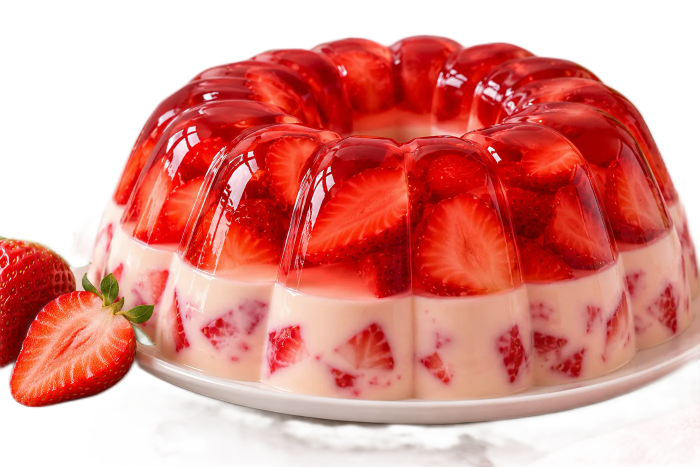
#> input picture fuentes/gelatina-recorte.webp, 1400 x 933 px (shown at 1/2 size)
$ python capas.py
#> lines starting #> are read from the running program, lines starting #| are printed output that depends on the picture; after the words box and inside, x2 and y2 are one past the last pixel; in counts of white or black regions, pixels touching at a corner belong together
"""Separa la foto real de la gelatina en capas para la escena «Capa por capa».

Uso: python3 herramientas/capas.py   (requiere numpy, Pillow y opencv-python-headless)

Entrada:
  fuentes/gelatina-recorte.webp  foto sin fondo (hyperframes remove-background)
Salida (assets/capas/, todas del mismo tamaño para encimarlas sin ajustar nada):
  plato.webp        plato completo dibujado (el de la foto sale cortado)
  leche.webp        capa de leche con trocitos de fresa (de la foto)
  leche-tapa.webp   cara de arriba de la capa de leche (solo se ve al separar)
  fresa.webp        capa de gelatina de fresa (de la foto)
  fresa-mitad.webp  la fresa partida de la foto, suelta, para que flote
Cada archivo tiene además una versión -m (mitad de tamaño) para celular.
"""
import math
import os
import cv2
import numpy as np
from PIL import Image, ImageDraw, ImageFilter

HERE = os.path.dirname(os.path.abspath(__file__))
SRC = os.path.join(HERE, '..', 'fuentes', 'gelatina-recorte.webp')
OUT = os.path.join(HERE, '..', 'assets', 'capas')
rng = np.random.default_rng(3)

# Lienzo final (coordenadas de la foto de 1400×933). Es más ancho que la foto
# porque el plato completo se sale por la derecha.
X0, Y0, CW, CH = 40, 40, 1500, 860

# La gelatina es un anillo: cada altura se ve como una elipse con el mismo centro.
CX, RX, RY = 790, 620, 198
CORTE = 402    # centro de la elipse donde termina la fresa y empieza la leche
BASE = 602     # centro de la elipse donde la leche toca el plato


def arco(x, cy, rx=RX, ry=RY):
    """Altura del borde de enfrente de la elipse en la columna x."""
    t = np.clip(1 - ((x - CX) / rx) ** 2, 0, 1)
    return cy + ry * np.sqrt(t)


im = np.array(Image.open(SRC).convert('RGBA'))
#> im is the input picture: shape (933, 1400, 4); mean R, G, B, A 168.6, 83.1, 75.1, 167
H, W = im.shape[:2]
#> H = 933; W = 1400
rgb, alpha = im[..., :3].copy(), im[..., 3].astype(np.float32) / 255
yy, xx = np.mgrid[0:H, 0:W]

# ---------- Las fresas sueltas de la izquierda no son parte de la gelatina ----------
mitad = Image.new('L', (W, H), 0)
#> mitad: PIL image 1400x933 L; every value is 0
ImageDraw.Draw(mitad).polygon([(18, 700), (40, 640), (100, 595), (170, 578), (238, 598), (270, 650), (278, 720),
                               (258, 782), (202, 814), (110, 818), (40, 792), (16, 750)], fill=255)
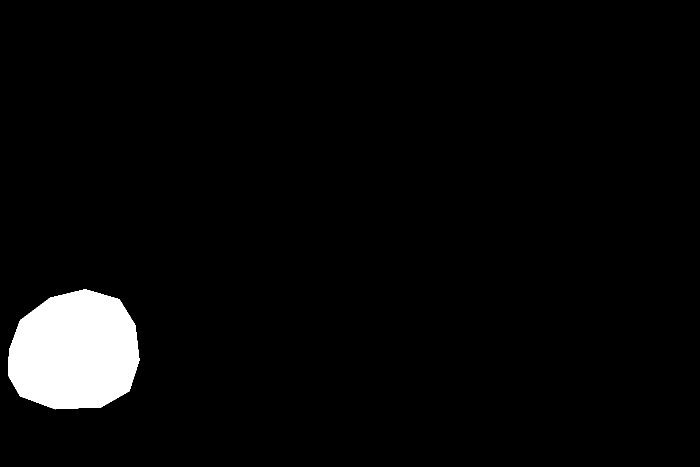
#> mitad: PIL image 1400x933 L (shown at 1/2 size); 3.8% white; 1 white region, box (x1, y1, x2, y2) and area: (16, 578, 279, 819) 50143
mitad = np.array(mitad) > 0
r, g, b = [rgb[..., i].astype(int) for i in range(3)]
hojas = (g > r - 6) & (r < 175) & (xx < 335) & (yy > 525) & (yy < 725) & (alpha > 0.2)
#> hojas: shape (933, 1400) bool; 0.21% white; 14 white regions (8 under 20 px), largest, box (x1, y1, x2, y2) and area: (202, 550, 236, 603) 1123, (260, 611, 308, 645) 1089, (166, 552, 186, 580) 302, (280, 660, 302, 687) 101, (274, 676, 287, 688) 44, (272, 669, 276, 675) 24
hojas = cv2.dilate(hojas.astype(np.uint8), np.ones((11, 11), np.uint8)) > 0
#> hojas: shape (933, 1400) bool; 0.52% white; 5 white regions, box (x1, y1, x2, y2) and area: (197, 541, 241, 608) 2230, (255, 606, 313, 658) 2146, (267, 655, 307, 693) 1124, (161, 547, 195, 590) 998, (131, 521, 148, 538) 246
fresas = mitad | hojas | (xx < 200)
#> fresas: shape (933, 1400) bool; 15.7% white; 1 white region, box (x1, y1, x2, y2) and area: (0, 0, 313, 933) 204970


def borde_fresa():
    """Borde real (ondulado) entre la gelatina roja y la leche, columna por columna."""
    G = rgb[..., 1].astype(float)
    ajuste = lambda x: 317.4 + 281.2 * np.sqrt(np.clip(1 - ((x - 805) / 620) ** 2, 0, 1))
    ys = ajuste(np.arange(W).astype(float))
    for x in range(330, W):
        e, mejor = int(ajuste(x)), None
        for y in range(e - 60, e + 30):
            if G[y - 6:y, x].mean() < 95 and (G[y:y + 14, x] > 112).all():
                mejor = y
        if mejor is not None and abs(mejor - ajuste(x)) < 45:
            ys[x] = mejor
    k = 15
    pad = np.pad(ys, k, mode='edge')
    med = np.array([np.median(pad[i:i + 2 * k + 1]) for i in range(W)])
    caja = np.ones(31) / 31
    return np.convolve(np.pad(med, 15, mode='edge'), caja, mode='valid')


borde = borde_fresa()

# Silueta de la gelatina (sin plato): todo lo que está arriba del borde de la base
gel = (alpha > 0.02) & (yy < arco(xx, BASE) + 2) & (xx >= 200)
#> gel: shape (933, 1400) bool; 56.2% white; 1 black region, box (x1, y1, x2, y2) and area: (0, 0, 1400, 933) 572046
# Lo que tapaban las fresas se rellena con la leche de alrededor
tapadas = cv2.dilate((mitad | hojas).astype(np.uint8), np.ones((9, 9), np.uint8)) > 0
#> tapadas: shape (933, 1400) bool; 4.7% white; 2 white regions, box (x1, y1, x2, y2) and area: (12, 537, 317, 823) 61152, (127, 517, 152, 542) 582
hueco = tapadas & (xx >= 200) & (yy > 520) & (yy < arco(xx, BASE))
#> hueco: shape (933, 1400) bool; 0.96% white; 1 white region, box (x1, y1, x2, y2) and area: (200, 537, 317, 716) 12587
# Se copia la onda de al lado (misma luz, mismos trocitos) y se suaviza la unión
DESP = 132
parche = np.roll(rgb, -DESP, axis=1)
suave = cv2.GaussianBlur(hueco.astype(np.float32), (0, 0), 3)[..., None]
suave = np.maximum(suave, hueco[..., None])
rgb = (rgb * (1 - suave) + parche * suave).astype(np.uint8)
a_gel = np.where(hueco, 1.0, alpha) * ((yy < arco(xx, BASE) + 2) & (xx >= 200))
# Borde inferior suave (donde estaba el plato)
a_gel *= np.clip((arco(xx, BASE) + 2 - yy) / 3, 0, 1)
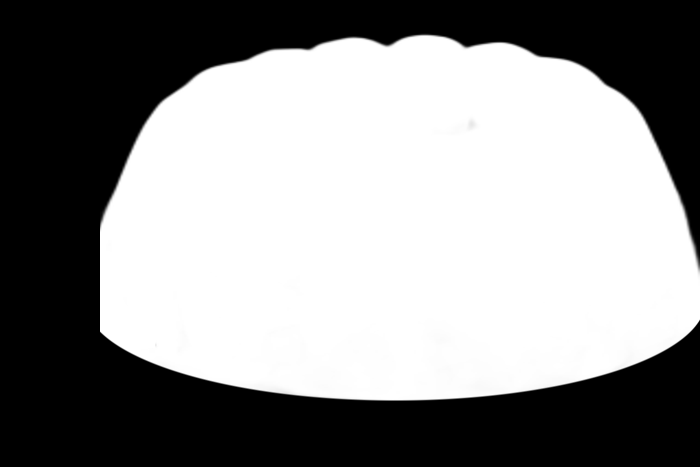
#> a_gel: shape (933, 1400) float32 (shown at 1/2 size); min 0, max 1, mean 0.555

# ---------- Fresa / leche: se cortan por el borde real ----------
corte = borde[xx]
f_fresa = np.clip((corte + 1.5 - yy) / 3, 0, 1)
f_leche = np.clip((yy - corte + 1.5) / 3, 0, 1)


def guardar(rgba, nombre):
    img = Image.fromarray(rgba, 'RGBA')
    lienzo = Image.new('RGBA', (CW, CH), (0, 0, 0, 0))
    lienzo.paste(img, (-X0, -Y0), img)
    lienzo.save(os.path.join(OUT, f'{nombre}.webp'), 'WEBP', quality=86, method=6)
    lienzo.resize((CW // 2, CH // 2), Image.LANCZOS).save(os.path.join(OUT, f'{nombre}-m.webp'), 'WEBP', quality=84, method=6)


def capa(a):
    return np.dstack([rgb, (np.clip(a, 0, 1) * 255).astype(np.uint8)])


orilla = np.clip((xx - 200) / 34, 0, 1)
rgb = (rgb * (0.78 + 0.22 * orilla ** 0.7)[..., None]).astype(np.uint8)
guardar(capa(a_gel * f_fresa), 'fresa')
#> in guardar, `lienzo = Image.new('RGBA', (CW, CH), (0, 0, 0, 0))`: lienzo: PIL image 1500x860 RGBA; every value is 0
#> in guardar, `lienzo.resize((CW // 2, CH // 2), Image.LANCZOS).save(os.path.join(OUT..`:
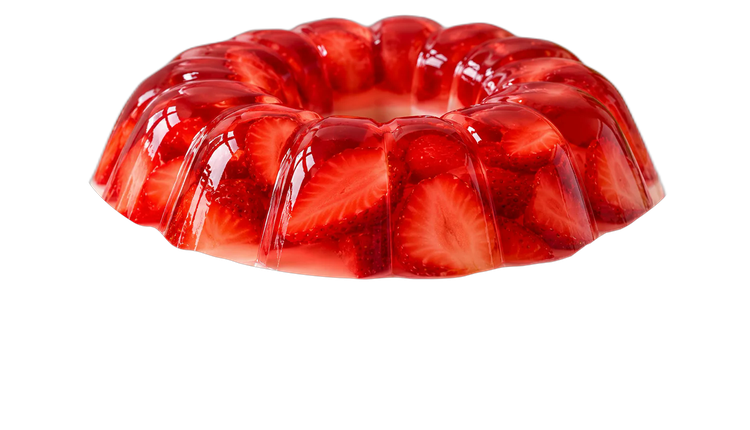
#> saved as fresa-m.webp: PIL image 750x430 RGBA; mean R, G, B, A 74.5, 17.3, 14.5, 92; transparent parts drawn white
guardar(capa(a_gel * f_leche), 'leche')
#> call 2 of guardar, with nombre = 'leche'
#> in guardar (call 2), `lienzo.resize((CW // 2, CH // 2), Image.LANCZOS).save(os.path.join(OUT..`:
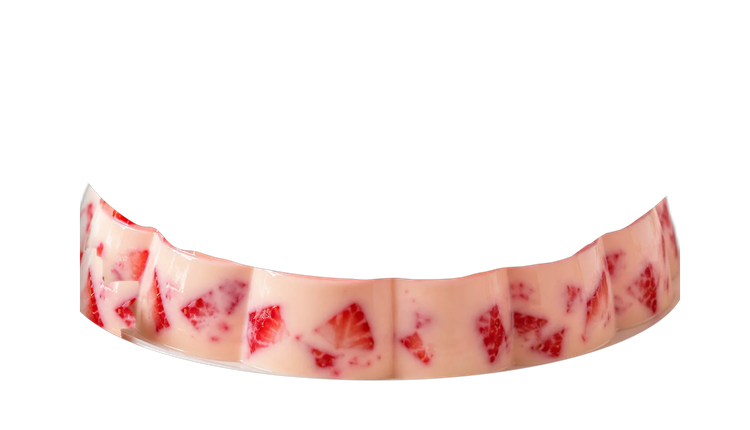
#> saved as leche-m.webp: PIL image 750x430 RGBA; mean R, G, B, A 44.6, 29.7, 27.3, 50.5; transparent parts drawn white

# ---------- Cara de arriba de la leche (dibujada) ----------
# Plano a la altura del corte: el borde de atrás es una elipse y el de enfrente
# es el borde real de la foto, así encaja exacto con la capa de leche.
S = 2  # se dibuja al doble y se reduce para que los bordes queden finos
TCX, TCY, TRX, TRY = 805, 402, 600, 198
ty, tx = np.mgrid[0:H * S, 0:W * S] / S
s_ = np.sqrt(np.clip(1 - ((tx - TCX) / TRX) ** 2, 0, 1))
atras = TCY - TRY * s_
frente = np.interp(tx, np.arange(W), borde) - 0.5
dentro = np.clip(np.minimum(ty - atras, frente - ty) * S / 2, 0, 1) * (np.abs(tx - TCX) < TRX)
# La superficie usa la textura real de la leche de la foto: parches del costado,
# aplanados por la perspectiva (TRY / TRX) y acomodados al azar, sin repetirse.
franja = rgb[620:700, 330:1250]
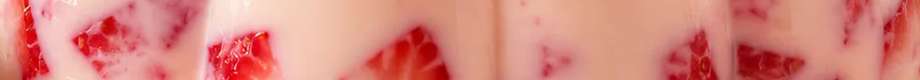
#> franja: shape (80, 920, 3); mean R, G, B 216.6, 133.2, 123.9
media = franja.reshape(-1, 3).mean(0)
#> media = [216.6, 133.2, 123.9]
TW, TH = int(2 * TRX * S) + 8, int(2 * TRY * S) + 8
tex = Image.new('RGB', (TW, TH), tuple(int(c) for c in media))
PW, PH = 70, 70
aplano = TRY / TRX
pw, ph = PW * S, max(8, int(PH * S * aplano))
borde_suave = Image.new('L', (pw, ph), 0)
#> borde_suave: PIL image 140x46 L; every value is 0
ImageDraw.Draw(borde_suave).rectangle([pw * 0.18, ph * 0.18, pw * 0.82, ph * 0.82], fill=255)
#> borde_suave: PIL image 140x46 L; 41.9% white; 1 white region, box (x1, y1, x2, y2) and area: (25, 8, 115, 38) 2700
borde_suave = borde_suave.filter(ImageFilter.GaussianBlur(min(pw, ph) * 0.12))
for gy in range(-ph, TH + ph, int(ph * 0.55)):
    for gx in range(-pw, TW + pw, int(pw * 0.55)):
        sx, sy = rng.integers(0, franja.shape[1] - PW), rng.integers(0, franja.shape[0] - min(PH, franja.shape[0]) + 1)
        parche = Image.fromarray(franja[sy:sy + PH, sx:sx + PW]).resize((pw, ph), Image.LANCZOS)
        if rng.random() < 0.5:
            parche = parche.transpose(Image.FLIP_LEFT_RIGHT)
        tex.paste(parche, (int(gx + rng.integers(-8, 8)), int(gy + rng.integers(-3, 3))), borde_suave)
#> parche: PIL image 140x46 RGB
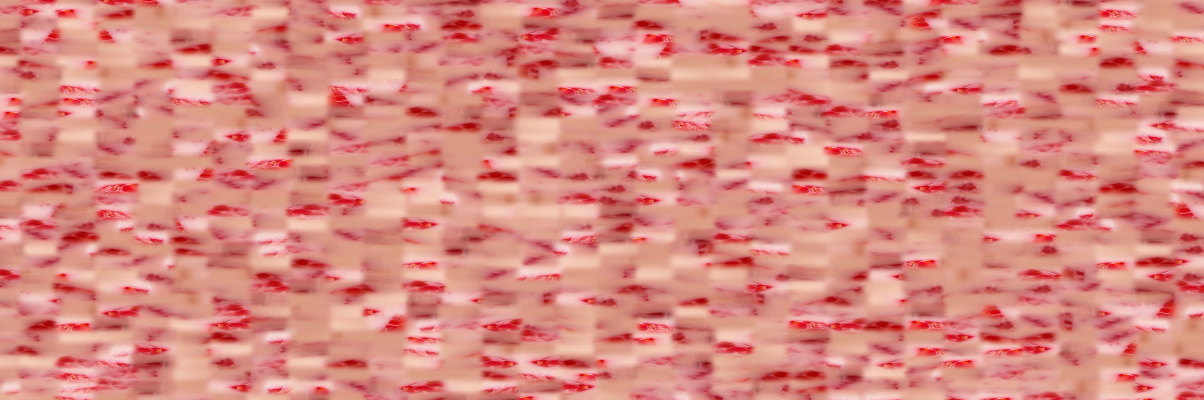
#> tex: PIL image 2408x800 RGB (shown at 1/2 size); mean R, G, B 217.4, 137.4, 128.3
tex = np.array(tex.filter(ImageFilter.GaussianBlur(1.2 * S))).astype(np.float32)
#> tex: shape (800, 2408, 3) float32
ox, oy = (TCX - TRX) * S - 4, (TCY - TRY) * S - 4
col = np.zeros((H * S, W * S, 3), np.float32) + media
col[int(oy):int(oy) + TH, int(ox):int(ox) + TW] = tex[:max(0, min(TH, H * S - int(oy))), :max(0, min(TW, W * S - int(ox)))]
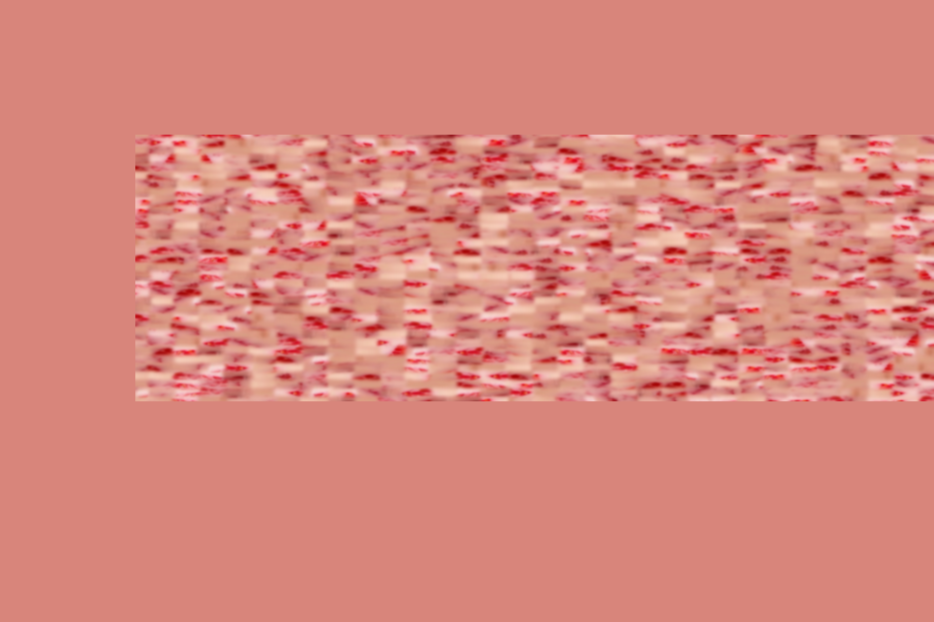
#> col: shape (1866, 2800, 3) float64 (shown at 1/3 size); mean of channels 0, 1, 2 216.9, 134.7, 125.5; drawn as R, G, B
# Película lisa encima: los trocitos se adivinan debajo
col = 0.62 * cv2.GaussianBlur(col, (0, 0), 1.2 * S) + 0.38 * media
# Luz de arriba: más clara al frente, más oscura atrás y en los extremos
v = np.clip((ty - atras) / np.maximum(frente - atras, 1), 0, 1)
luz = 0.9 + 0.16 * v ** 0.8 - 0.1 * np.abs((tx - TCX) / TRX) ** 4
col = np.clip(col * luz[..., None] * np.array([1.0, 1.02, 1.03]), 0, 255)
t = Image.fromarray(np.dstack([col, dentro * 255]).astype(np.uint8), 'RGBA')
t = np.array(t)
t[..., 3] = (dentro * 255).astype(np.uint8)
t = Image.fromarray(t, 'RGBA')
d = ImageDraw.Draw(t)
rx, ry = TRX, TRY
CX, CORTE = TCX, TCY
# Agujero del centro: pared interior en sombra
hole = Image.new('RGBA', t.size, (0, 0, 0, 0))
hr, hry = TRX * 0.37, TRY * 0.37
hg = np.zeros((H * S, W * S, 4), np.float32)
k = np.clip((ty - (CORTE - hry)) / (2 * hry), 0, 1)
hg[..., 0] = 214 - 96 * k
hg[..., 1] = 168 - 98 * k
hg[..., 2] = 156 - 92 * k
mask = Image.new('L', t.size, 0)
ImageDraw.Draw(mask).ellipse([(CX - hr) * S, (CORTE - hry) * S, (CX + hr) * S, (CORTE + hry) * S], fill=255)
hg[..., 3] = np.array(mask)
t.alpha_composite(Image.fromarray(hg.astype(np.uint8), 'RGBA'))
# Brillo húmedo pegado al borde de enfrente
brillo = np.exp(-((frente - ty - 4) / 1.8) ** 2) * dentro * (0.35 + 0.65 * s_)
ta = np.array(t).astype(np.float32)
ta[..., :3] += (255 - ta[..., :3]) * (0.55 * brillo)[..., None]
t = Image.fromarray(np.clip(ta, 0, 255).astype(np.uint8), 'RGBA')
t = np.array(t.resize((W, H), Image.LANCZOS))
# Recortar a la silueta (no puede salirse de la gelatina que la tapa)
t[..., 3] = (t[..., 3].astype(np.float32) * np.clip(a_gel * 1.0, 0, 1)).astype(np.uint8)
guardar(t, 'leche-tapa')

# ---------- Plato completo ----------
PCY, PRX, PRY, GROSOR = 612, 735, 232, 16
p = Image.new('RGBA', (W * 2 * S, H * S), (0, 0, 0, 0))  # más ancho: el plato se sale de la foto
dp = ImageDraw.Draw(p)
dp.ellipse([(CX - PRX) * S, (PCY - PRY + GROSOR) * S, (CX + PRX) * S, (PCY + PRY + GROSOR) * S], fill=(214, 206, 208, 255))
dp.ellipse([(CX - PRX) * S, (PCY - PRY) * S, (CX + PRX) * S, (PCY + PRY) * S], fill=(246, 243, 242, 255))
pa = np.array(p).astype(np.float32)
py_, px_ = np.mgrid[0:H * S, 0:W * 2 * S] / S
dist = np.sqrt(((px_ - CX) / PRX) ** 2 + ((py_ - PCY) / PRY) ** 2)
# Ala del plato: un aro un poco más oscuro y luego el borde brillante
ala = np.clip((dist - 0.80) / 0.06, 0, 1) * np.clip((1.0 - dist) / 0.03, 0, 1)
luz = 1 - 0.05 * ala - 0.03 * np.clip((PCY - py_) / PRY, 0, 1)
top = dist <= 1.0
pa[..., :3] = np.where(top[..., None], pa[..., :3] * luz[..., None], pa[..., :3])
p = Image.fromarray(np.clip(pa, 0, 255).astype(np.uint8), 'RGBA')
b2 = Image.new('RGBA', p.size, (0, 0, 0, 0))
db = ImageDraw.Draw(b2)
db.arc([(CX - PRX + 10) * S, (PCY - PRY + 6) * S, (CX + PRX - 10) * S, (PCY + PRY - 4) * S], 200, 300, fill=(255, 255, 255, 230), width=5 * S)
db.arc([(CX - PRX + 3) * S, (PCY - PRY + 3) * S, (CX + PRX - 3) * S, (PCY + PRY + 2) * S], 30, 150, fill=(255, 255, 255, 200), width=3 * S)
p.alpha_composite(b2.filter(ImageFilter.GaussianBlur(3 * S)))
p = np.array(p.resize((W * 2, H), Image.LANCZOS))
guardar_plato = Image.fromarray(p, 'RGBA')
lienzo = Image.new('RGBA', (CW, CH), (0, 0, 0, 0))
lienzo.paste(guardar_plato, (-X0, -Y0), guardar_plato)
lienzo.save(os.path.join(OUT, 'plato.webp'), 'WEBP', quality=86, method=6)
lienzo.resize((CW // 2, CH // 2), Image.LANCZOS).save(os.path.join(OUT, 'plato-m.webp'), 'WEBP', quality=84, method=6)

# ---------- Fresa partida suelta ----------
sel = (mitad | hojas) & (alpha > 0.05)
fa = np.dstack([im[..., :3], (alpha * sel * 255).astype(np.uint8)])
ys, xs = np.where(sel)
caja = (xs.min() - 4, ys.min() - 4, xs.max() + 5, ys.max() + 5)
#> caja = (13, 517, 317, 818)
fr = Image.fromarray(fa, 'RGBA').crop(caja)
fr.save(os.path.join(OUT, 'fresa-mitad.webp'), 'WEBP', quality=86, method=6)
print('capas listas; fresa suelta', fr.size, 'lienzo', (CW, CH))
#| capas listas; fresa suelta (304, 301) lienzo (1500, 860)
